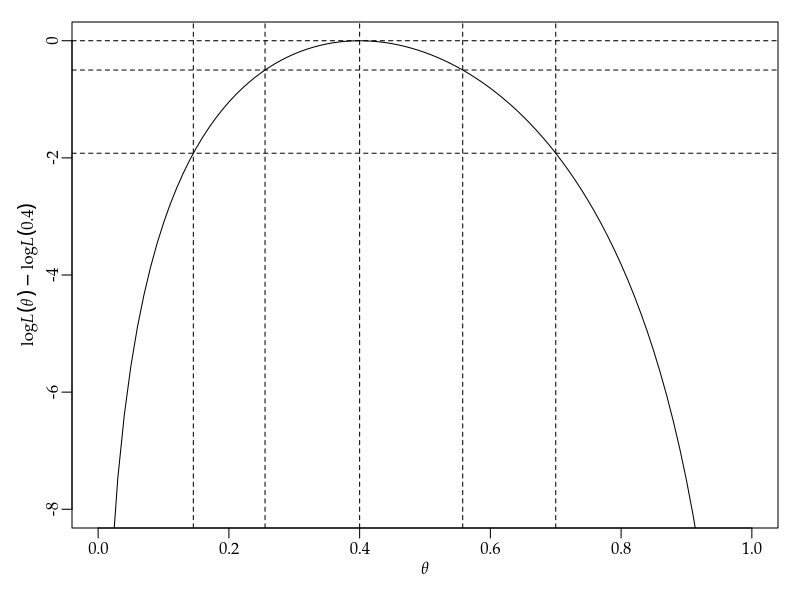

This chart was generated by the following R code:
args = commandArgs()
basename = sub(".R$", "", sub("^--file=(.*/)?", "", args[grep("^--file=", args)]))
if (length(basename) != 0)
    quartz(type="pdf", file=paste0(basename, ".pdf"), width=7, height=3)
par(family="Palatino")
par(mgp=c(1.5,0.5,0)) # title and axis margins. default: c(3,1,0)
par(mar=c(3.5,3.5,1,1)+0.1) # bottom, left, top, right margins. default: c(5,4,4,2)+0.1
logL = function(t) { 4*log(t) + 6*log(1-t) }
curve(logL(x) - logL(0.4), xlim=c(0,1), ylim=c(-8,0),
      xlab=expression(italic(θ)),
      ylab=expression(log * italic(L) (italic(θ)) - log * italic(L) (0.4)))
abline(h=c(0,-0.5,-1.96^2/2), lty=2)
abline(v=c(0.4,0.2553,0.5577,0.1456,0.7), lty=2)
dev.off()
